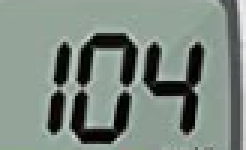
#> input picture test104.png, 82 x 50 px (shown 3 times larger)
$ python glucose_reader_updated_version.py
#> lines starting #> are read from the running program, lines starting #| are printed output that depends on the picture
import cv2
import pytesseract
import os
import numpy as np
import matplotlib.pyplot as plt
import tkinter as tk
from tkinter.filedialog import askopenfilename

def file_upload():
  """
  This function allows users to upload a file from their local system.
  """
  root = tk.Tk()
  root.withdraw()
  filename = askopenfilename()
#> the answer given: test104.png
  return filename

imageType = file_upload()
cv2.waitKey(0)
image = cv2.imread(imageType)
#> image is the input picture: shape (50, 82, 3); mean B, G, R 128.1, 136.1, 124.1
img = plt.imread(imageType)
plt.imshow(img)

#recognizes image
image1 = cv2.imread(imageType)
#converts to grayscale
img = cv2.cvtColor(image1, cv2.COLOR_BGR2GRAY)
#> img: shape (50, 82)
#applies threshold
ret, thresh3 = cv2.threshold(img, 120, 255, cv2.THRESH_TRUNC)
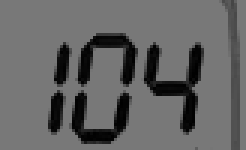
#> thresh3: shape (50, 82) (shown 3 times larger); min 0, max 120, mean 101.2
# Gaussian Blur (9, 75, 75)
Gaussian3 = cv2.bilateralFilter(thresh3, 9, 75, 79)
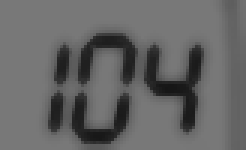
#> Gaussian3: shape (50, 82) (shown 3 times larger); min 21, max 120, mean 101.4

# Convert the image to a NumPy array
Gaussian3_np = np.array(Gaussian3)

# Display the image
cv2.imshow('Gaussian3', Gaussian3_np)

# cv2.imshow(Gaussian3)
# De-allocate any associated memory usage
if cv2.waitKey(0) & 0xff == 27:
#> (key Esc is pressed here)
    cv2.destroyAllWindows()

# Number:
#> (the run stopped early here; a loop or call above may not have finished)

$ run again, on test123.png
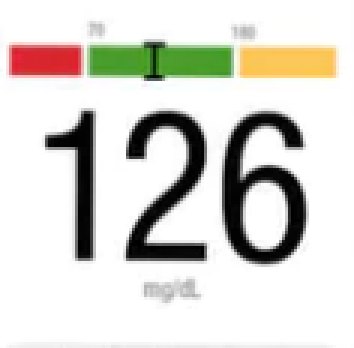
#> input picture test123.png, 118 x 116 px (shown 3 times larger)
#> image is the input picture: shape (116, 118, 3); mean B, G, R 209.6, 216, 217.4
#> `img = cv2.cvtColor(image1, cv2.COLOR_BGR2GRAY)`:
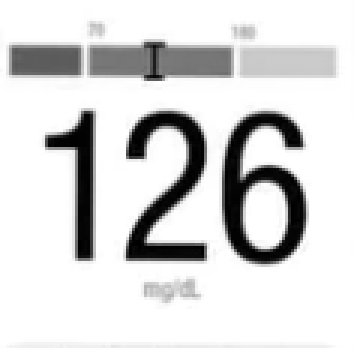
#> img: shape (116, 118) (shown 3 times larger); min 0, max 255, mean 215.7
#> `Gaussian3 = cv2.bilateralFilter(thresh3, 9, 75, 79)`:
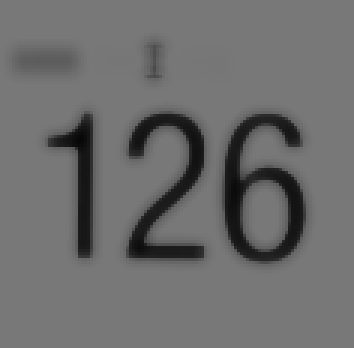
#> Gaussian3: shape (116, 118) (shown 3 times larger); min 7, max 120, mean 108.8

$ run again, on test93.png
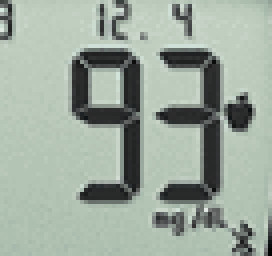
#> input picture test93.png, 68 x 64 px (shown 4 times larger)
#> image is the input picture: shape (64, 68, 3); mean B, G, R 157.8, 169.2, 156.6
#> `ret, thresh3 = cv2.threshold(img, 120, 255, cv2.THRESH_TRUNC)`:
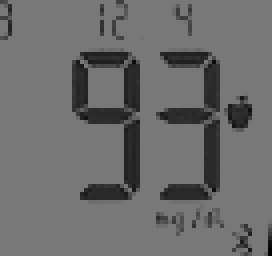
#> thresh3: shape (64, 68) (shown 4 times larger); min 2, max 120, mean 108.1
#> `Gaussian3 = cv2.bilateralFilter(thresh3, 9, 75, 79)`:
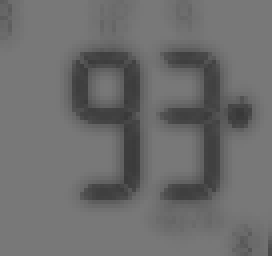
#> Gaussian3: shape (64, 68) (shown 4 times larger); min 56, max 120, mean 108.5
